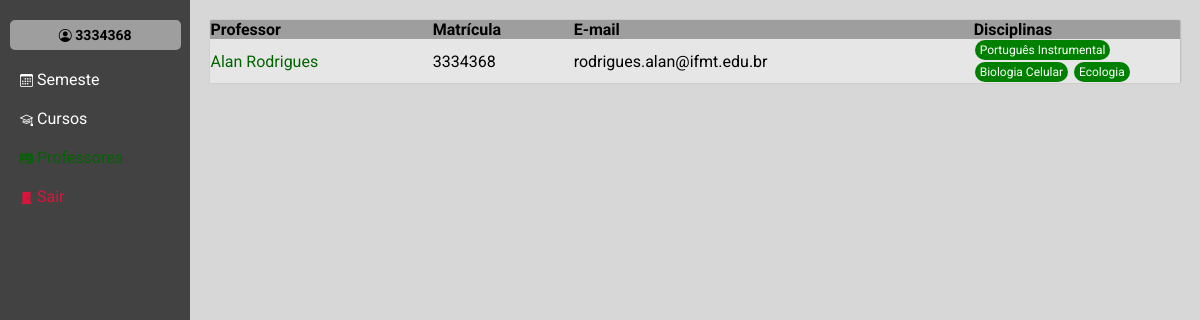
Page /professores/ (signed in) on the committed database.
### core/models.py (models this page shows, shortened)
class Professor(models.Model):
    NIVELGRADUACAO = [
        ('Graduação', 'Graduação'),
        ('Mestrado', 'Mestrado'),
        ('Doutorado', 'Doutorado'),
    ]
    professor = models.OneToOneField(User, verbose_name='professor', on_delete=models.CASCADE)
    disciplinas = models.ManyToManyField(Disciplina, verbose_name='disciplinas')
    tempo_exercicio = models.DateField(blank=True, null=True)
    nivel_graduacao = models.CharField(max_length=50, choices=NIVELGRADUACAO, default='Graduação', blank=True, null=True)
    area = models.CharField(max_length=16, blank=True, null=True)

class Disciplina(models.Model):
    diciplina = models.CharField(max_length=50)
    curso = models.ForeignKey(Curso, verbose_name='curso', on_delete=models.CASCADE, null=True ,blank=True)
    periodo = models.IntegerField(blank=True, null=True)
    impar_par = models.CharField(max_length=6, blank=True)
    def __str__(self) -> str:
        return self.diciplina

### core/views.py (the view)
# urls.py: path('professores/', views.professores, name='professores'),
@login_required(login_url="/login")
def professores(request):
    if request.method == 'POST':
        print(request.POST.get('macula'))
    professor = Professor.objects.all()
    context = {
        'professor':professor,
        'form': SemestreForm()
    }
    return render(request, 'professores.html', context)

### core/templates/professores.html (shortened to what this page needs)
{% extends "base.html" %}
{% block conteudo %}
<table>
    <thead>
        <tr>
            <th>Professor</th>
            <th>Matrícula</th>
            <th>E-mail</th>
            <th>Disciplinas</th>
        </tr>
    </thead>
    <tbody>
       {% for i in professor %}
       <tr>
            <td>
                <a href="#">{{i.professor.first_name}} {{i.professor.last_name}}</a>
            </td>
            <td>
                {{i.professor}}
            </td>
            <td>
                {{i.professor.email}}
            </td>
            <td class="table-professor-coluna-disciplinas">
                {% for d in i.disciplinas.all %}
                <span class="disciplinas-celula">{{d}}</span>
                {% endfor %}
            </td>
       </tr>
       {% endfor %}
    </tbody>
</table>
{% endblock conteudo %}

### core/templates/base.html (shortened to what this page needs)
{% load static %}<!DOCTYPE html>
<html lang="en">
<head>
   {% include "_head.html" %}
</head>
<body>
<nav>
    <div id="box-user">
        <h3><i class="bi bi-person-circle"></i> {{request.user}}</h3>
    </div>
    <ul>
        <li><a href="{% url "semestre" %}" {% if request.path_info == '/semestre/' %} class="teste" {% endif %}><i class="bi bi-calendar3"></i> Semeste </a></li>
        <li><a href="{% url "cursos" %}" {% if request.path_info == '/curso/' %} class="teste" {% endif %}><i class="bi bi-mortarboard"></i> Cursos</a></li>
        <li><a href="{% url "professores" %}" {% if request.path_info == '/professores/' %} class="teste" {% endif %}><i class="bi bi-person-vcard-fill"></i> Professores</a></li>
        <li><a href="{% url "logout" %}" id="link-sair"><i class="bi bi-door-closed-fill"></i> Sair</a></li>
    </nav>
    <main>
        <div id="conteiner-conteudo">
            {% block conteudo %}{% endblock conteudo %}
        </div>
</main>
</body>
</html>

### core/static/style.css (style rules this page uses)
* { padding: 0; margin: 0; box-sizing: border-box; font-family: roboto, regular400; }
body { display: flex; flex-wrap: wrap; }
main { flex-grow: 20; flex-basis: 200px; flex-shrink: 1; background-color: #d8d7d7; min-height: 100vh; width: 100vw; }
#conteiner-conteudo { padding: 20px; }
th { background-color: #9e9e9e; text-align: left; }
table tr:nth-child(odd) { background-color: #e6e6e6; }
nav { background-color: #424242; flex-grow: 1; flex-basis: 150px; flex-shrink: 1; position: relative; }
#box-user { background-color: #9e9e9e; font-size: 12px; width: 90%; height: 30px; margin: auto; border-radius: 5px; text-align: center; display: flex; align-items: center; justify-content: center; margin-top: 20px; }
#link-sair { color: crimson; }
li { text-align: left; padding-left: 20px; font-size: 16px; margin-top: 20px; }
li a { text-decoration: none; color: white; }
i { font-size: 13px; }
.teste { color: darkgreen; }
.disciplinas-celula { background-color: green; padding: 3px; padding-left: 5px; padding-right: 5px; border-radius: 150px; font-size: 12px; color: #ffffff; display: inline-block; margin: 1px; }
.table-professor-coluna-disciplinas { max-width: 100px; }

### core/static/tabelas.css (style rules this page uses)
table { border-collapse: collapse; border-radius: 1px; overflow: hidden; width: 100%; box-shadow: 0.5px 0px 1.5px rgba(0, 0, 0, 0.226); }
table a { text-decoration: double; color: darkgreen; }

### rows in the picture
Professor: professor.first_name "Alan", professor.last_name "Rodrigues", professor "3334368", professor.email "rodrigues.alan@ifmt.edu.br"
Disciplina: diciplina "Português Instrumental"
Disciplina: diciplina "Biologia Celular"
Disciplina: diciplina "Ecologia"

### other values in the picture
{{ request.user }} "3334368"
